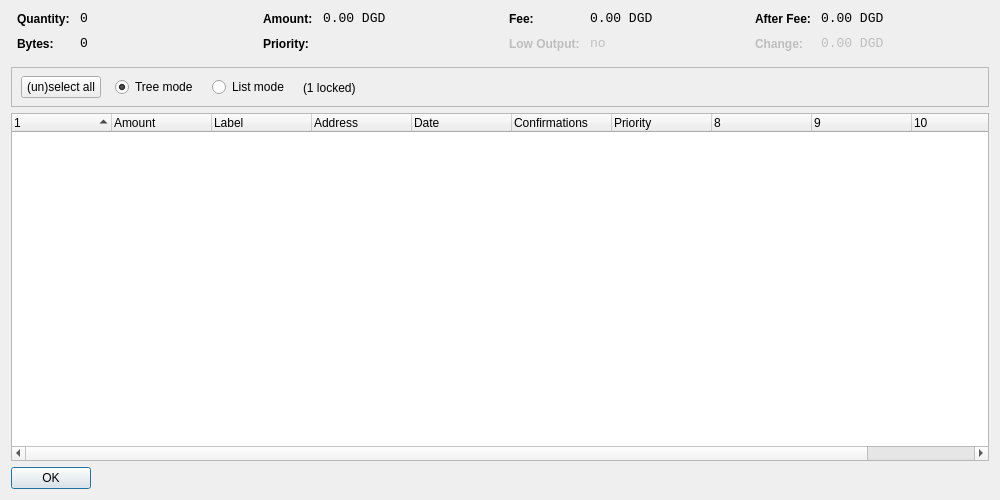
<?xml version="1.0" encoding="UTF-8"?>
<ui version="4.0">
 <class>CoinControlDialog</class>
 <widget class="QDialog" name="CoinControlDialog">
  <property name="geometry">
   <rect>
    <x>0</x>
    <y>0</y>
    <width>1000</width>
    <height>500</height>
   </rect>
  </property>
  <property name="windowTitle">
   <string>Coin Control</string>
  </property>
  <layout class="QVBoxLayout" name="verticalLayout">
   <item>
    <layout class="QHBoxLayout" name="horizontalLayoutTop" stretch="0,0,0,0">
     <property name="topMargin">
      <number>0</number>
     </property>
     <property name="bottomMargin">
      <number>10</number>
     </property>
     <item>
      <layout class="QFormLayout" name="formLayoutCoinControl1">
       <property name="horizontalSpacing">
        <number>10</number>
       </property>
       <property name="verticalSpacing">
        <number>10</number>
       </property>
       <property name="leftMargin">
        <number>6</number>
       </property>
       <property name="rightMargin">
        <number>6</number>
       </property>
       <item row="0" column="0">
        <widget class="QLabel" name="labelCoinControlQuantityText">
         <property name="styleSheet">
          <string notr="true">font-weight:bold;</string>
         </property>
         <property name="text">
          <string>Quantity:</string>
         </property>
        </widget>
       </item>
       <item row="0" column="1">
        <widget class="QLabel" name="labelCoinControlQuantity">
         <property name="font">
          <font>
           <family>Monospace</family>
           <pointsize>10</pointsize>
          </font>
         </property>
         <property name="cursor">
          <cursorShape>IBeamCursor</cursorShape>
         </property>
         <property name="contextMenuPolicy">
          <enum>Qt::ActionsContextMenu</enum>
         </property>
         <property name="text">
          <string notr="true">0</string>
         </property>
         <property name="textInteractionFlags">
          <set>Qt::LinksAccessibleByMouse|Qt::TextSelectableByKeyboard|Qt::TextSelectableByMouse</set>
         </property>
        </widget>
       </item>
       <item row="1" column="0">
        <widget class="QLabel" name="labelCoinControlBytesText">
         <property name="styleSheet">
          <string notr="true">font-weight:bold;</string>
         </property>
         <property name="text">
          <string>Bytes:</string>
         </property>
        </widget>
       </item>
       <item row="1" column="1">
        <widget class="QLabel" name="labelCoinControlBytes">
         <property name="font">
          <font>
           <family>Monospace</family>
           <pointsize>10</pointsize>
          </font>
         </property>
         <property name="cursor">
          <cursorShape>IBeamCursor</cursorShape>
         </property>
         <property name="contextMenuPolicy">
          <enum>Qt::ActionsContextMenu</enum>
         </property>
         <property name="text">
          <string notr="true">0</string>
         </property>
         <property name="textInteractionFlags">
          <set>Qt::LinksAccessibleByMouse|Qt::TextSelectableByKeyboard|Qt::TextSelectableByMouse</set>
         </property>
        </widget>
       </item>
      </layout>
     </item>
     <item>
      <layout class="QFormLayout" name="formLayoutCoinControl2">
       <property name="horizontalSpacing">
        <number>10</number>
       </property>
       <property name="verticalSpacing">
        <number>10</number>
       </property>
       <property name="leftMargin">
        <number>6</number>
       </property>
       <property name="rightMargin">
        <number>6</number>
       </property>
       <item row="0" column="0">
        <widget class="QLabel" name="labelCoinControlAmountText">
         <property name="styleSheet">
          <string notr="true">font-weight:bold;</string>
         </property>
         <property name="text">
          <string>Amount:</string>
         </property>
        </widget>
       </item>
       <item row="0" column="1">
        <widget class="QLabel" name="labelCoinControlAmount">
         <property name="font">
          <font>
           <family>Monospace</family>
           <pointsize>10</pointsize>
          </font>
         </property>
         <property name="cursor">
          <cursorShape>IBeamCursor</cursorShape>
         </property>
         <property name="contextMenuPolicy">
          <enum>Qt::ActionsContextMenu</enum>
         </property>
         <property name="text">
          <string notr="true">0.00 DGD</string>
         </property>
         <property name="textInteractionFlags">
          <set>Qt::LinksAccessibleByMouse|Qt::TextSelectableByKeyboard|Qt::TextSelectableByMouse</set>
         </property>
        </widget>
       </item>
       <item row="1" column="0">
        <widget class="QLabel" name="labelCoinControlPriorityText">
         <property name="styleSheet">
          <string notr="true">font-weight:bold;</string>
         </property>
         <property name="text">
          <string>Priority:</string>
         </property>
        </widget>
       </item>
       <item row="1" column="1">
        <widget class="QLabel" name="labelCoinControlPriority">
         <property name="font">
          <font>
           <family>Monospace</family>
           <pointsize>10</pointsize>
          </font>
         </property>
         <property name="cursor">
          <cursorShape>IBeamCursor</cursorShape>
         </property>
         <property name="contextMenuPolicy">
          <enum>Qt::ActionsContextMenu</enum>
         </property>
         <property name="text">
          <string/>
         </property>
         <property name="textInteractionFlags">
          <set>Qt::LinksAccessibleByMouse|Qt::TextSelectableByKeyboard|Qt::TextSelectableByMouse</set>
         </property>
        </widget>
       </item>
      </layout>
     </item>
     <item>
      <layout class="QFormLayout" name="formLayoutCoinControl3">
       <property name="horizontalSpacing">
        <number>10</number>
       </property>
       <property name="verticalSpacing">
        <number>10</number>
       </property>
       <property name="leftMargin">
        <number>6</number>
       </property>
       <property name="rightMargin">
        <number>6</number>
       </property>
       <item row="0" column="0">
        <widget class="QLabel" name="labelCoinControlFeeText">
         <property name="styleSheet">
          <string notr="true">font-weight:bold;</string>
         </property>
         <property name="text">
          <string>Fee:</string>
         </property>
        </widget>
       </item>
       <item row="0" column="1">
        <widget class="QLabel" name="labelCoinControlFee">
         <property name="font">
          <font>
           <family>Monospace</family>
           <pointsize>10</pointsize>
          </font>
         </property>
         <property name="cursor">
          <cursorShape>IBeamCursor</cursorShape>
         </property>
         <property name="contextMenuPolicy">
          <enum>Qt::ActionsContextMenu</enum>
         </property>
         <property name="text">
          <string notr="true">0.00 DGD</string>
         </property>
         <property name="textInteractionFlags">
          <set>Qt::LinksAccessibleByMouse|Qt::TextSelectableByKeyboard|Qt::TextSelectableByMouse</set>
         </property>
        </widget>
       </item>
       <item row="1" column="0">
        <widget class="QLabel" name="labelCoinControlLowOutputText">
         <property name="enabled">
          <bool>false</bool>
         </property>
         <property name="styleSheet">
          <string notr="true">font-weight:bold;</string>
         </property>
         <property name="text">
          <string>Low Output:</string>
         </property>
        </widget>
       </item>
       <item row="1" column="1">
        <widget class="QLabel" name="labelCoinControlLowOutput">
         <property name="enabled">
          <bool>false</bool>
         </property>
         <property name="font">
          <font>
           <family>Monospace</family>
           <pointsize>10</pointsize>
          </font>
         </property>
         <property name="cursor">
          <cursorShape>IBeamCursor</cursorShape>
         </property>
         <property name="contextMenuPolicy">
          <enum>Qt::ActionsContextMenu</enum>
         </property>
         <property name="text">
          <string>no</string>
         </property>
         <property name="textInteractionFlags">
          <set>Qt::LinksAccessibleByMouse|Qt::TextSelectableByKeyboard|Qt::TextSelectableByMouse</set>
         </property>
        </widget>
       </item>
      </layout>
     </item>
     <item>
      <layout class="QFormLayout" name="formLayoutCoinControl4">
       <property name="horizontalSpacing">
        <number>10</number>
       </property>
       <property name="verticalSpacing">
        <number>10</number>
       </property>
       <property name="leftMargin">
        <number>6</number>
       </property>
       <property name="rightMargin">
        <number>6</number>
       </property>
       <item row="0" column="0">
        <widget class="QLabel" name="labelCoinControlAfterFeeText">
         <property name="styleSheet">
          <string notr="true">font-weight:bold;</string>
         </property>
         <property name="text">
          <string>After Fee:</string>
         </property>
        </widget>
       </item>
       <item row="0" column="1">
        <widget class="QLabel" name="labelCoinControlAfterFee">
         <property name="font">
          <font>
           <family>Monospace</family>
           <pointsize>10</pointsize>
          </font>
         </property>
         <property name="cursor">
          <cursorShape>IBeamCursor</cursorShape>
         </property>
         <property name="contextMenuPolicy">
          <enum>Qt::ActionsContextMenu</enum>
         </property>
         <property name="text">
          <string notr="true">0.00 DGD</string>
         </property>
         <property name="textInteractionFlags">
          <set>Qt::LinksAccessibleByMouse|Qt::TextSelectableByKeyboard|Qt::TextSelectableByMouse</set>
         </property>
        </widget>
       </item>
       <item row="1" column="0">
        <widget class="QLabel" name="labelCoinControlChangeText">
         <property name="enabled">
          <bool>false</bool>
         </property>
         <property name="styleSheet">
          <string notr="true">font-weight:bold;</string>
         </property>
         <property name="text">
          <string>Change:</string>
         </property>
        </widget>
       </item>
       <item row="1" column="1">
        <widget class="QLabel" name="labelCoinControlChange">
         <property name="enabled">
          <bool>false</bool>
         </property>
         <property name="font">
          <font>
           <family>Monospace</family>
           <pointsize>10</pointsize>
          </font>
         </property>
         <property name="cursor">
          <cursorShape>IBeamCursor</cursorShape>
         </property>
         <property name="contextMenuPolicy">
          <enum>Qt::ActionsContextMenu</enum>
         </property>
         <property name="text">
          <string notr="true">0.00 DGD</string>
         </property>
         <property name="textInteractionFlags">
          <set>Qt::LinksAccessibleByMouse|Qt::TextSelectableByKeyboard|Qt::TextSelectableByMouse</set>
         </property>
        </widget>
       </item>
      </layout>
     </item>
    </layout>
   </item>
   <item>
    <widget class="QFrame" name="frame">
     <property name="minimumSize">
      <size>
       <width>0</width>
       <height>40</height>
      </size>
     </property>
     <property name="frameShape">
      <enum>QFrame::StyledPanel</enum>
     </property>
     <property name="frameShadow">
      <enum>QFrame::Sunken</enum>
     </property>
     <widget class="QWidget" name="horizontalLayoutWidget">
      <property name="geometry">
       <rect>
        <x>10</x>
        <y>0</y>
        <width>781</width>
        <height>41</height>
       </rect>
      </property>
      <layout class="QHBoxLayout" name="horizontalLayoutPanel" stretch="0,0,0,0,0">
       <property name="spacing">
        <number>14</number>
       </property>
       <item>
        <widget class="QPushButton" name="pushButtonSelectAll">
         <property name="sizePolicy">
          <sizepolicy hsizetype="Maximum" vsizetype="Fixed">
           <horstretch>0</horstretch>
           <verstretch>0</verstretch>
          </sizepolicy>
         </property>
         <property name="text">
          <string>(un)select all</string>
         </property>
        </widget>
       </item>
       <item>
        <widget class="QRadioButton" name="radioTreeMode">
         <property name="sizePolicy">
          <sizepolicy hsizetype="Maximum" vsizetype="Fixed">
           <horstretch>0</horstretch>
           <verstretch>0</verstretch>
          </sizepolicy>
         </property>
         <property name="text">
          <string>Tree mode</string>
         </property>
         <property name="checked">
          <bool>true</bool>
         </property>
        </widget>
       </item>
       <item>
        <widget class="QRadioButton" name="radioListMode">
         <property name="sizePolicy">
          <sizepolicy hsizetype="Maximum" vsizetype="Fixed">
           <horstretch>0</horstretch>
           <verstretch>0</verstretch>
          </sizepolicy>
         </property>
         <property name="text">
          <string>List mode</string>
         </property>
        </widget>
       </item>
       <item>
        <widget class="QLabel" name="labelLocked">
         <property name="text">
          <string>(1 locked)</string>
         </property>
        </widget>
       </item>
       <item>
        <spacer name="horizontalSpacer">
         <property name="orientation">
          <enum>Qt::Horizontal</enum>
         </property>
         <property name="sizeHint" stdset="0">
          <size>
           <width>40</width>
           <height>20</height>
          </size>
         </property>
        </spacer>
       </item>
      </layout>
     </widget>
    </widget>
   </item>
   <item>
    <widget class="CoinControlTreeWidget" name="treeWidget">
     <property name="contextMenuPolicy">
      <enum>Qt::CustomContextMenu</enum>
     </property>
     <property name="sortingEnabled">
      <bool>false</bool>
     </property>
     <property name="columnCount">
      <number>11</number>
     </property>
     <attribute name="headerShowSortIndicator" stdset="0">
      <bool>true</bool>
     </attribute>
     <attribute name="headerStretchLastSection">
      <bool>false</bool>
     </attribute>
     <column>
      <property name="text">
       <string/>
      </property>
     </column>
     <column>
      <property name="text">
       <string>Amount</string>
      </property>
     </column>
     <column>
      <property name="text">
       <string notr="true">Label</string>
      </property>
     </column>
     <column>
      <property name="text">
       <string>Address</string>
      </property>
     </column>
     <column>
      <property name="text">
       <string>Date</string>
      </property>
     </column>
     <column>
      <property name="text">
       <string>Confirmations</string>
      </property>
      <property name="toolTip">
       <string>Confirmed</string>
      </property>
     </column>
     <column>
      <property name="text">
       <string>Priority</string>
      </property>
     </column>
     <column>
      <property name="text">
       <string/>
      </property>
     </column>
     <column>
      <property name="text">
       <string/>
      </property>
     </column>
     <column>
      <property name="text">
       <string/>
      </property>
     </column>
     <column>
      <property name="text">
       <string/>
      </property>
     </column>
    </widget>
   </item>
   <item>
    <widget class="QDialogButtonBox" name="buttonBox">
     <property name="sizePolicy">
      <sizepolicy hsizetype="Maximum" vsizetype="Fixed">
       <horstretch>0</horstretch>
       <verstretch>0</verstretch>
      </sizepolicy>
     </property>
     <property name="orientation">
      <enum>Qt::Horizontal</enum>
     </property>
     <property name="standardButtons">
      <set>QDialogButtonBox::Ok</set>
     </property>
    </widget>
   </item>
  </layout>
 </widget>
 <customwidgets>
  <customwidget>
   <class>CoinControlTreeWidget</class>
   <extends>QTreeWidget</extends>
   <header>coincontroltreewidget.h</header>
  </customwidget>
 </customwidgets>
 <resources/>
 <connections/>
</ui>
